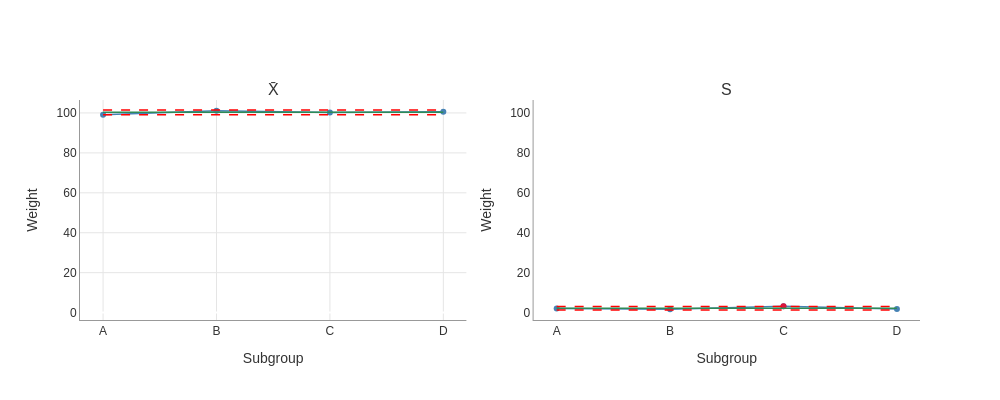

Write notebook code for a chart like this one.
### Markdown cell above
## Step 5: Visualize with Control Charts

Create interactive Plotly charts with one line:

### Code cell
# Basic control chart
fig = result.plot()
fig.show()

### Figure 1 — Plotly figure (JSON) as saved in the notebook; plotly's stock layout.template omitted (floating-point values rounded to 4 significant figures)
{"data": [{"hovertemplate": "%{x}<br>%{y:.3f}<extra></extra>", "line": {"color": "steelblue", "width": 1.5}, "marker": {"color": "steelblue", "size": 6}, "mode": "lines+markers", "name": "Xbar", "showlegend": false, "type": "scatter", "x": ["A", "B", "C", "D"], "xaxis": "x", "y": [99.16, 101.2, 100.3, 100.6], "yaxis": "y"}, {"hovertemplate": "%{x}<br>%{y:.3f}<extra></extra>", "line": {"color": "steelblue", "width": 1.5}, "marker": {"color": "steelblue", "size": 6}, "mode": "lines+markers", "name": "S", "showlegend": false, "type": "scatter", "x": ["A", "B", "C", "D"], "xaxis": "x2", "y": [2.007, 1.642, 3.124, 1.818], "yaxis": "y2"}, {"hovertemplate": "Signal<br>%{x}<br>%{y:.3f}<extra></extra>", "marker": {"color": "#DC143C", "size": 6, "symbol": "circle"}, "mode": "markers", "showlegend": false, "type": "scatter", "x": ["C"], "xaxis": "x2", "y": [3.124], "yaxis": "y2"}], "layout": {"annotations": [{"font": {"size": 16}, "showarrow": false, "text": "X̄", "x": 0.23, "xanchor": "center", "xref": "paper", "y": 1.0, "yanchor": "bottom", "yref": "paper"}, {"font": {"size": 16}, "showarrow": false, "text": "S", "x": 0.77, "xanchor": "center", "xref": "paper", "y": 1.0, "yanchor": "bottom", "yref": "paper"}], "font": {"color": "#333333", "family": "Arial, sans-serif", "size": 12}, "height": 400, "hovermode": "closest", "paper_bgcolor": "white", "plot_bgcolor": "white", "shapes": [{"line": {"color": "red", "dash": "dash", "width": 1.5}, "type": "line", "x0": "A", "x1": "D", "xref": "x", "y0": 101.5, "y1": 101.5, "yref": "y"}, {"line": {"color": "red", "dash": "dash", "width": 1.5}, "type": "line", "x0": "A", "x1": "D", "xref": "x", "y0": 99.11, "y1": 99.11, "yref": "y"}, {"line": {"color": "#2E8B57", "width": 1.5}, "type": "line", "x0": "A", "x1": "D", "xref": "x", "y0": 100.3, "y1": 100.3, "yref": "y"}, {"line": {"color": "red", "dash": "dash", "width": 1.5}, "type": "line", "x0": "A", "x1": "D", "xref": "x2", "y0": 2.998, "y1": 2.998, "yref": "y2"}, {"line": {"color": "red", "dash": "dash", "width": 1.5}, "type": "line", "x0": "A", "x1": "D", "xref": "x2", "y0": 1.298, "y1": 1.298, "yref": "y2"}, {"line": {"color": "#2E8B57", "width": 1.5}, "type": "line", "x0": "A", "x1": "D", "xref": "x2", "y0": 2.148, "y1": 2.148, "yref": "y2"}], "title": {"font": {"color": "#222222", "size": 16}, "x": 0.5, "xanchor": "center"}, "width": 1000, "xaxis": {"anchor": "y", "domain": [0.0, 0.46], "gridcolor": "#E5E5E5", "gridwidth": 1.0, "linecolor": "#999999", "linewidth": 1.0, "showgrid": true, "showline": true, "title": {"text": "Subgroup"}}, "xaxis2": {"anchor": "y2", "domain": [0.54, 1.0], "linecolor": "#999999", "linewidth": 1.0, "showline": true, "title": {"text": "Subgroup"}}, "yaxis": {"anchor": "x", "domain": [0.0, 1.0], "gridcolor": "#E5E5E5", "gridwidth": 1.0, "linecolor": "#999999", "linewidth": 1.0, "range": [-3.711, 106.5], "showgrid": true, "showline": true, "title": {"text": "Weight"}}, "yaxis2": {"anchor": "x2", "domain": [0.0, 1.0], "linecolor": "#999999", "linewidth": 1.0, "range": [-3.711, 106.5], "showline": true, "title": {"text": "Weight"}}}}
